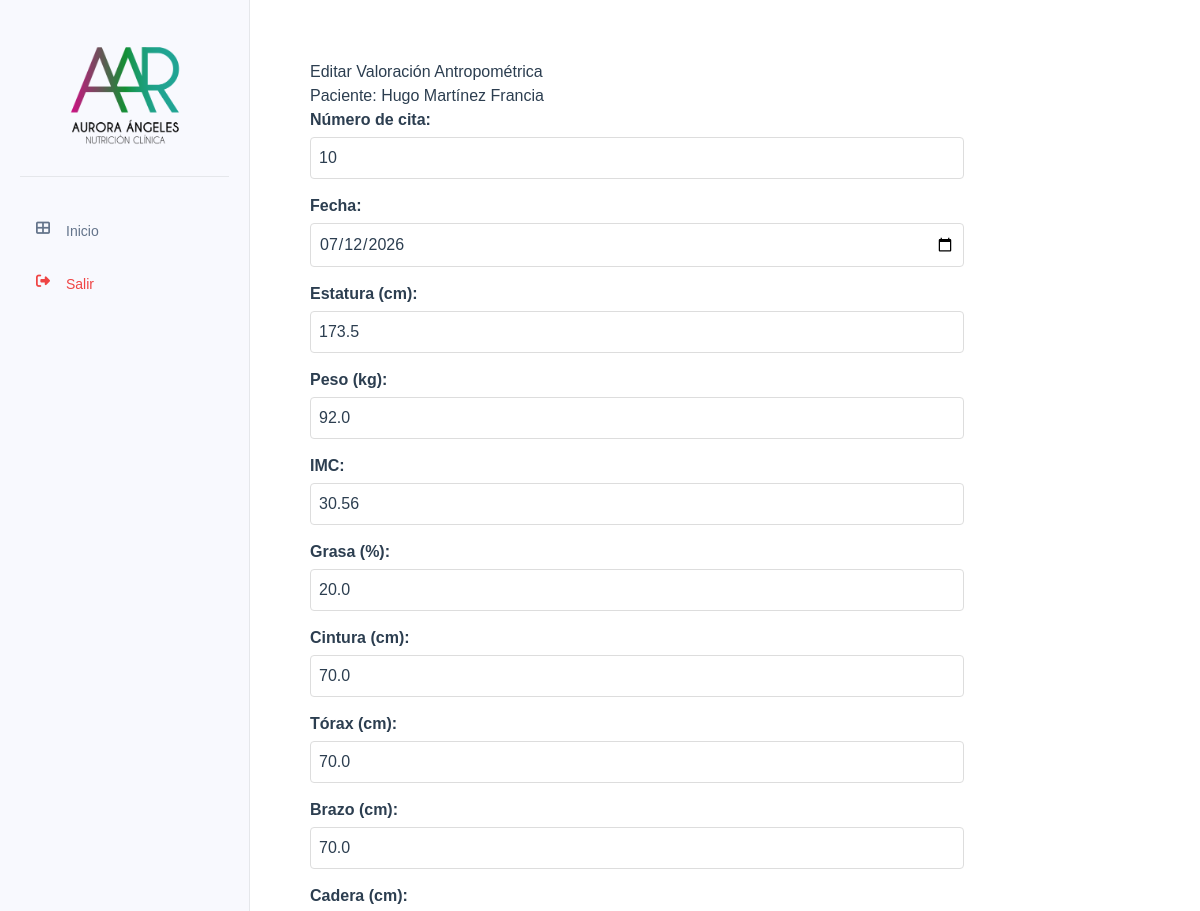
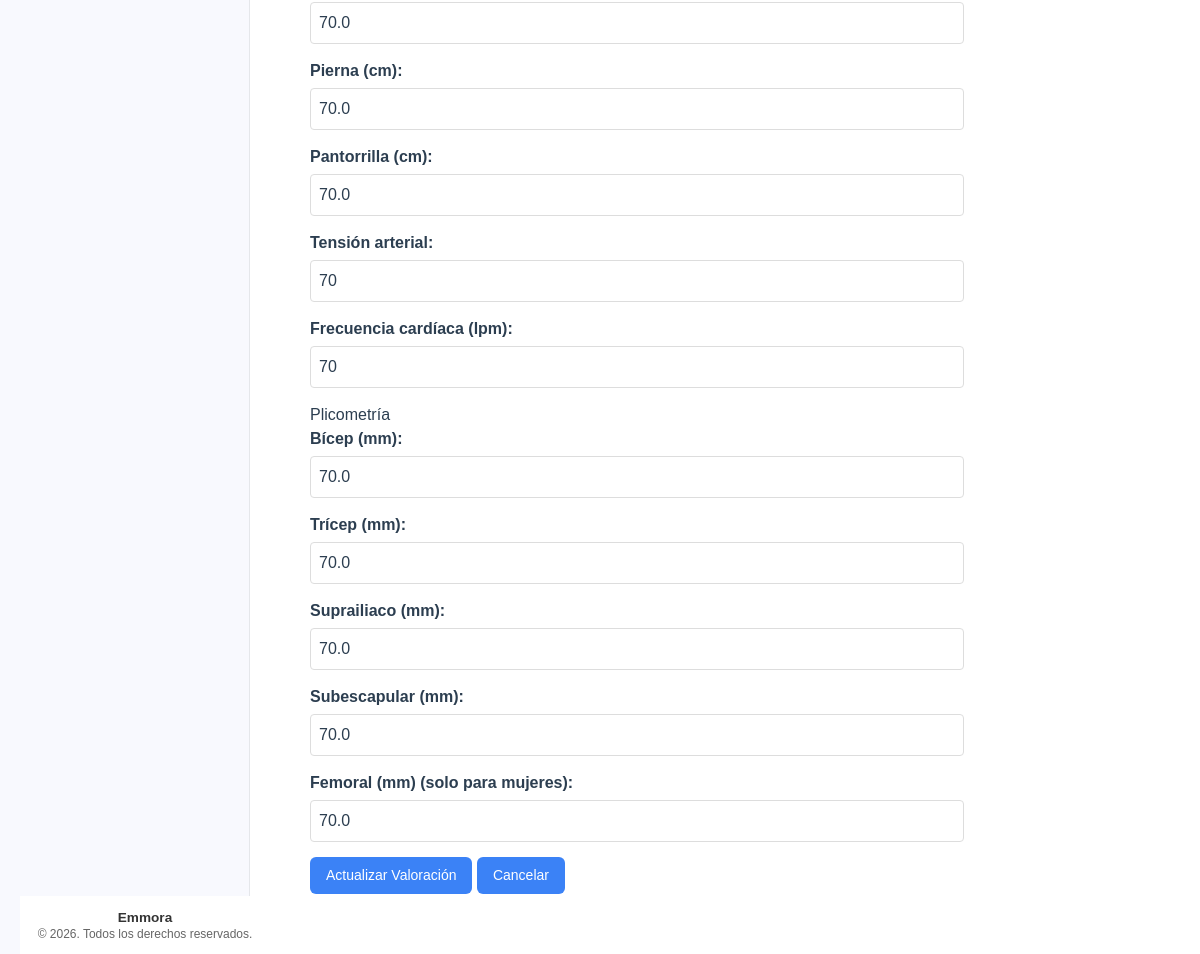
Before: /valoraciones/valoraciones/8/editar with the older database file (2 pictures, top to bottom).
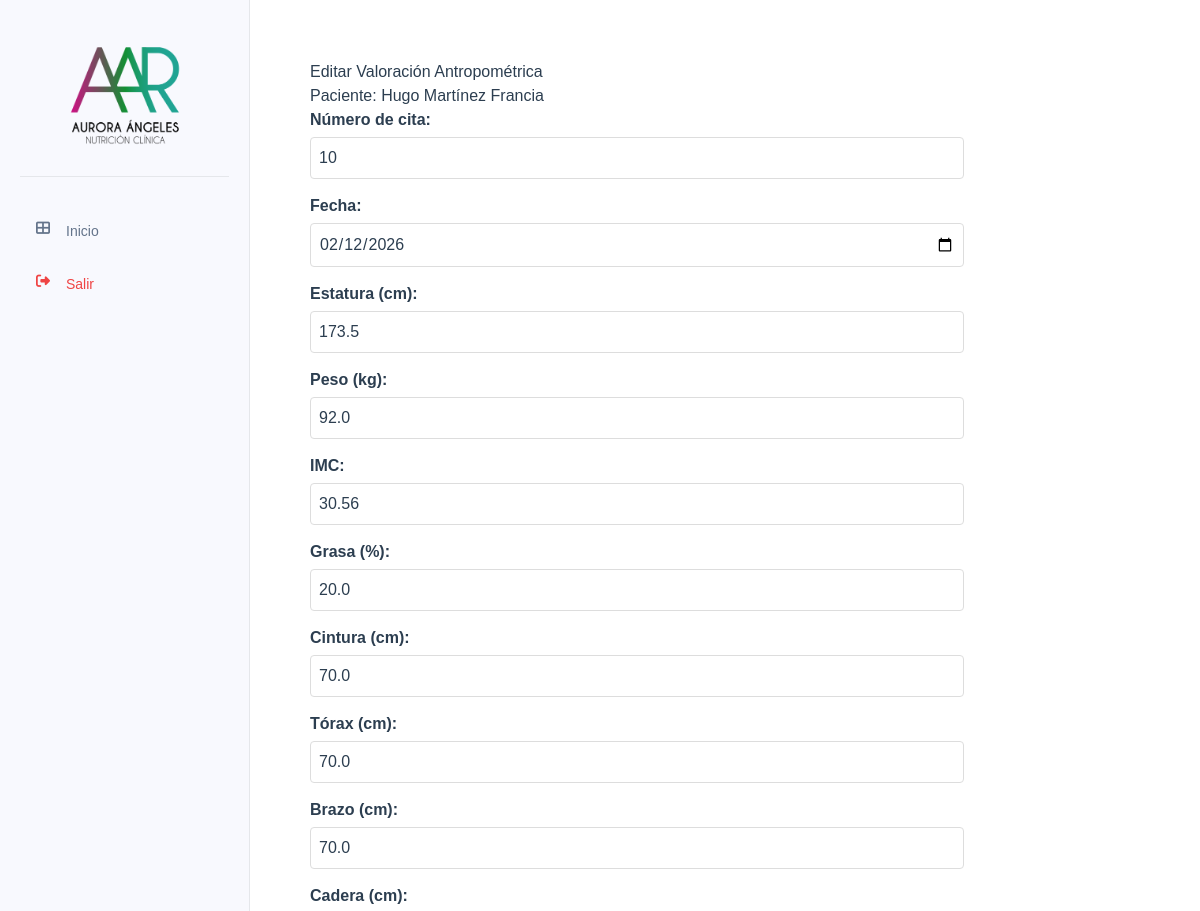
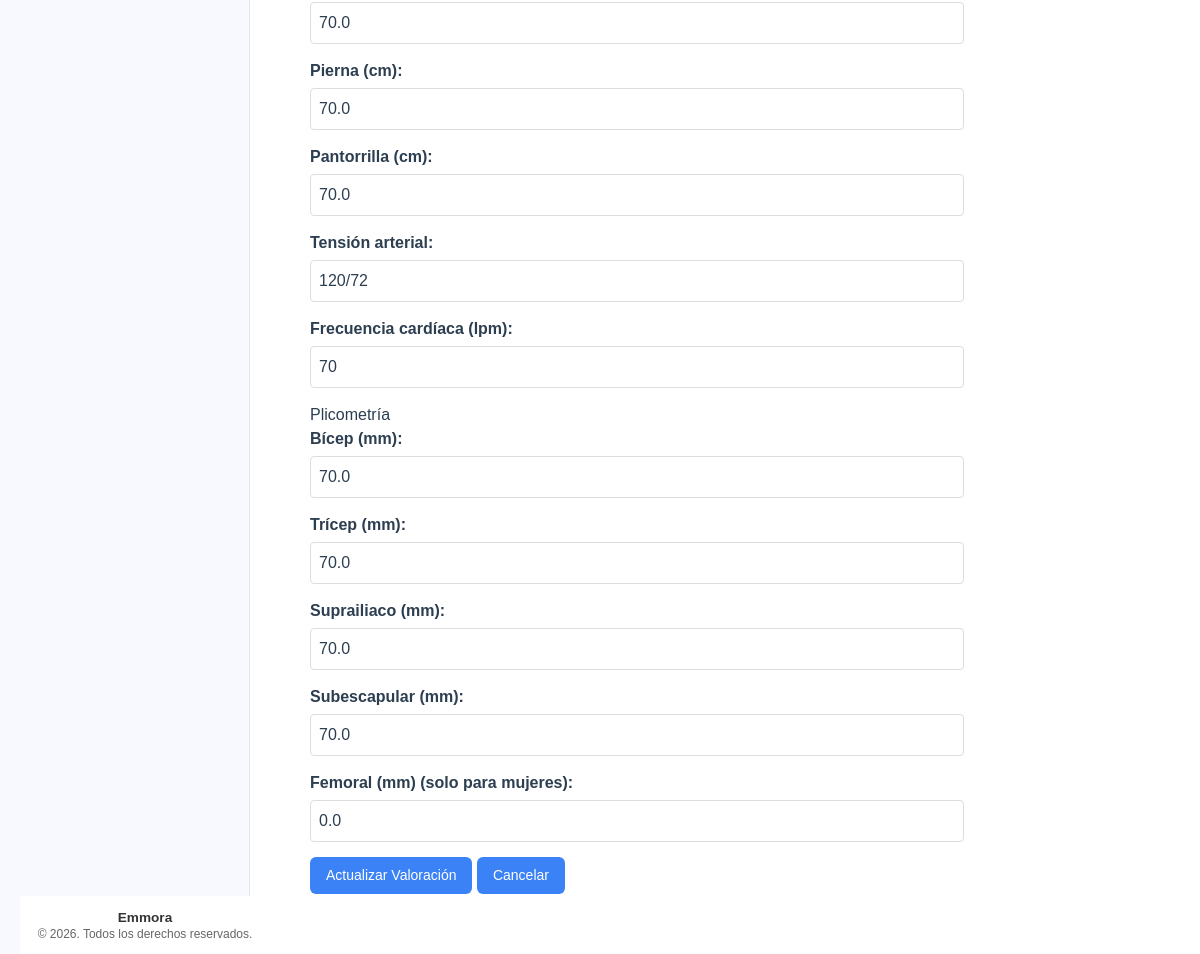
After: the same page with the newer database file (2 pictures, top to bottom).
### tables this page shows
CREATE TABLE valoracion_antropometrica (
    id INTEGER PRIMARY KEY AUTOINCREMENT,
    paciente_id INTEGER NOT NULL,
    numero_cita INTEGER NOT NULL,
    fecha DATE NOT NULL,
    estatura FLOAT NOT NULL,
    peso FLOAT NOT NULL,
    imc FLOAT NOT NULL,
    grasa FLOAT NOT NULL,
    cintura FLOAT NOT NULL,
    torax FLOAT NOT NULL,
    brazo FLOAT NOT NULL,
    cadera FLOAT NOT NULL,
    pierna FLOAT NOT NULL,
    pantorrilla FLOAT NOT NULL,
    tension_arterial TEXT NOT NULL,
    frecuencia_cardiaca INTEGER NOT NULL,
    bicep FLOAT NOT NULL,
    tricep FLOAT NOT NULL,
    suprailiaco FLOAT NOT NULL,
    subescapular FLOAT NOT NULL,
    femoral FLOAT,
    porcentaje_grasa TEXT NOT NULL,
    --porcentaje_grasa_fem FLOAT NOT NULL,
    ultima_dieta TEXT,
    FOREIGN KEY (paciente_id) REFERENCES pacientes (id)
);

### app/controllers/valoracion_antropometrica.py (the view, shortened to what this page needs)
@valoracion.route('/valoraciones/<int:valoracion_id>/editar', methods=['GET', 'POST'])
def editar_valoracion(valoracion_id):
    valoracion = ValoracionAntropometrica.obtener_por_id(valoracion_id)
    if not valoracion:
        flash('Valoración no encontrada', 'error')
        return redirect(url_for('valoracion.todas_valoraciones'))
    paciente = Paciente.obtener_por_id(valoracion['paciente_id'])
    return render_template('valoraciones/editar_valoracion.html', valoracion=valoracion, paciente=paciente)

### app/db.py (called while the page is built)
def get_db():
    if 'db' not in g:
        try:
            db_path = os.environ.get('DATABASE_URL', 'pacientes.db')
            g.db = sqlite3.connect(
                db_path,
                detect_types=sqlite3.PARSE_DECLTYPES
            )
            g.db.row_factory = sqlite3.Row
        except sqlite3.Error as e:
            logger.error(f"Error crítico al conectar con la base de datos SQLite: {e}")
            raise e
    return g.db

def query_db(query, args=(), one=False):
    try:
        cur = get_db().execute(query, args)
        rv = cur.fetchall()
        cur.close()
        return (rv[0] if rv else None) if one else rv
    except sqlite3.Error as e:
        logger.error(f"Error al ejecutar query: {query}. Args: {args}. Detalle: {e}")
        raise e

### app/models/paciente.py (called while the page is built)
    @staticmethod
    def obtener_por_id(id):
        return query_db('SELECT * FROM pacientes WHERE id = ?', [id], one=True)

### app/models/valoracion_antropometrica.py (called while the page is built)
    @staticmethod
    def obtener_por_id(valoracion_id):
        return query_db('SELECT * FROM valoracion_antropometrica WHERE id = ?', [valoracion_id], one=True)

### app/templates/valoraciones/editar_valoracion.html (shortened to what the changed rows need)
{% extends "base/base.html" %}
{% block content %}
<div class="valoracion-container">
    <h2>Editar Valoración Antropométrica</h2>
    <form id="formValoracion" method="POST">
        <div class="form-group">
            <label for="numero_cita" class="form-label">Número de cita:</label>
            <input type="number" id="numero_cita" name="numero_cita" class="form-input" value="{{ valoracion['numero_cita'] }}" required>
        </div>
        <div class="form-group">
            <label for="fecha" class="form-label">Fecha:</label>
            <input type="date" id="fecha" name="fecha" class="form-input" value="{{ valoracion['fecha'] }}" required>
        </div>
        <div class="form-group">
            <label for="estatura" class="form-label">Estatura (cm):</label>
            <input type="number" id="estatura" name="estatura" step="0.1" class="form-input" value="{{ valoracion['estatura'] }}" required>
        </div>
        <div class="form-group">
            <label for="peso" class="form-label">Peso (kg):</label>
            <input type="number" id="peso" name="peso" step="0.1" class="form-input" value="{{ valoracion['peso'] }}" required>
        </div>
        <div class="form-group">
            <label for="imc" class="form-label">IMC:</label>
            <input type="number" id="imc" name="imc" step="0.01" class="form-input" value="{{ valoracion['imc'] }}" required>
        </div>
        <div class="form-group">
            <label for="grasa" class="form-label">Grasa (%):</label>
            <input type="number" id="grasa" name="grasa" step="0.1" class="form-input" value="{{ valoracion['grasa'] }}" required>
        </div>
        <div class="form-group">
            <label for="cintura" class="form-label">Cintura (cm):</label>
            <input type="number" id="cintura" name="cintura" step="0.1" class="form-input" value="{{ valoracion['cintura'] }}" required>
        </div>
        <div class="form-group">
            <label for="torax" class="form-label">Tórax (cm):</label>
            <input type="number" id="torax" name="torax" step="0.1" class="form-input" value="{{ valoracion['torax'] }}" required>
        </div>
        <div class="form-group">
            <label for="brazo" class="form-label">Brazo (cm):</label>
            <input type="number" id="brazo" name="brazo" step="0.1" class="form-input" value="{{ valoracion['brazo'] }}" required>
        </div>
        <div class="form-group">
            <label for="cadera" class="form-label">Cadera (cm):</label>
            <input type="number" id="cadera" name="cadera" step="0.1" class="form-input" value="{{ valoracion['cadera'] }}" required>
        </div>
        <div class="form-group">
            <label for="pierna" class="form-label">Pierna (cm):</label>
            <input type="number" id="pierna" name="pierna" step="0.1" class="form-input" value="{{ valoracion['pierna'] }}" required>
        </div>
        <div class="form-group">
            <label for="pantorrilla" class="form-label">Pantorrilla (cm):</label>
            <input type="number" id="pantorrilla" name="pantorrilla" step="0.1" class="form-input" value="{{ valoracion['pantorrilla'] }}" required>
        </div>
        <div class="form-group">
            <label for="tension_arterial" class="form-label">Tensión arterial:</label>
            <input type="text" id="tension_arterial" name="tension_arterial" class="form-input" required placeholder="Ej: 120/80" value="{{ valoracion['tension_arterial'] }}" required>
        </div>
        <div class="form-group">
            <label for="frecuencia_cardiaca" class="form-label">Frecuencia cardíaca (lpm):</label>
            <input type="number" id="frecuencia_cardiaca" name="frecuencia_cardiaca" class="form-input" value="{{ valoracion['frecuencia_cardiaca'] }}" required>
        </div>
        <div class="form-group">
            <label for="bicep" class="form-label">Bícep (mm):</label>
            <input type="number" id="bicep" name="bicep" step="0.1" class="form-input" value="{{ valoracion['bicep'] }}" required>
        </div>
        <div class="form-group">
            <label for="tricep" class="form-label">Trícep (mm):</label>
            <input type="number" id="tricep" name="tricep" step="0.1" class="form-input" value="{{ valoracion['tricep'] }}" required>
        </div>
        <div class="form-group">
            <label for="suprailiaco" class="form-label">Suprailiaco (mm):</label>
            <input type="number" id="suprailiaco" name="suprailiaco" step="0.1" class="form-input" value="{{ valoracion['suprailiaco'] }}" required>
        </div>
        <div class="form-group">
            <label for="subescapular" class="form-label">Subescapular (mm):</label>
            <input type="number" id="subescapular" name="subescapular" step="0.1" class="form-input" value="{{ valoracion['subescapular'] }}" required>
        </div>
        <div class="form-group">
            <label for="femoral" class="form-label">Femoral (mm) (solo para mujeres):</label>
            <input type="number" id="femoral" name="femoral" step="0.1" class="form-input" value="{{ valoracion['femoral'] }}">
        </div>
    </form>
</div>
{% endblock %}

Changed rows visible on the page:
changed valoracion_antropometrica: fecha "07/12/2026" → "02/12/2026"; tension_arterial "70" → "120/72"; femoral "70.0" → "0.0"
